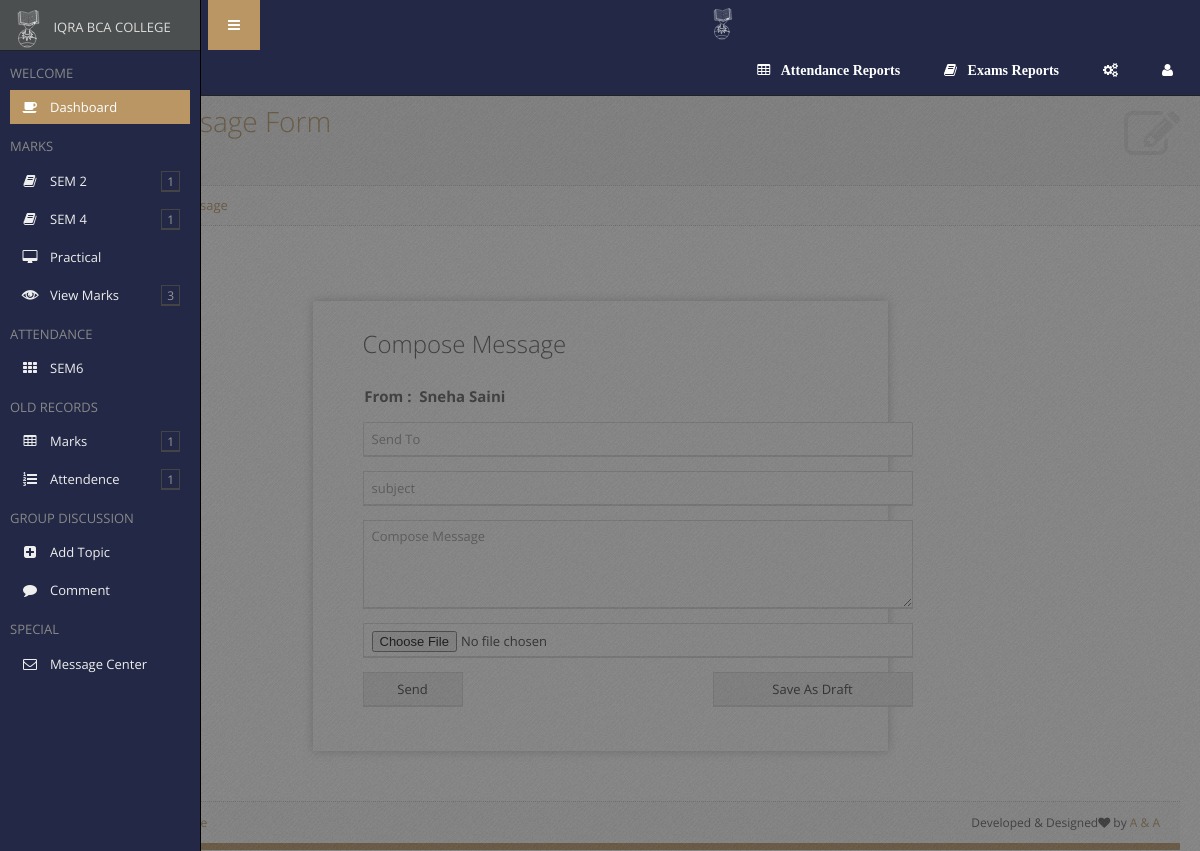
The app's page /faculty/compose.php (signed in) with its own data.
### tables this page shows
CREATE TABLE `subject_tbl` (
  `subid` int(11) NOT NULL AUTO_INCREMENT,
  `scode` int(11) NOT NULL,
  `sname` varchar(50) NOT NULL,
  `sem` int(11) NOT NULL,
  `fid` int(11) DEFAULT NULL,
  PRIMARY KEY (`subid`)
);

CREATE TABLE `faculty_sem_tbl` (
  `fsid` int(11) NOT NULL AUTO_INCREMENT,
  `year` varchar(10) NOT NULL,
  `sem` int(11) DEFAULT NULL,
  `fid` int(11) NOT NULL,
  PRIMARY KEY (`fsid`)
);

CREATE TABLE `faculty_tbl` (
  `fid` int(11) NOT NULL AUTO_INCREMENT,
  `fname` varchar(15) NOT NULL,
  `lname` varchar(15) NOT NULL,
  `dob` date NOT NULL,
  `gender` varchar(6) NOT NULL,
  `doj` date NOT NULL,
  `emailid` text NOT NULL,
  `photo` varchar(100) NOT NULL,
  PRIMARY KEY (`fid`)
);

### faculty/compose.php (the view, shortened to what this page needs)
<?php
include("page_content/frmheader.php");
	if(isset($_REQUEST["eid"]))	{
        $r=mysql_fetch_object(mysql_query("select * from mail_from_tbl where mfid=".$_REQUEST["eid"]));
        $subject=$r->subject;
		$description=$r->description;
        $file1=$r->attach;
        $id=$r->$pk;
	}else{
        $subject="";
		$description="";
	}
?>
	<div class="row" >
		<div class="col-sm-6 col-sm-offset-3">
			<div class="block" style="padding:10px 50px 30px 50px;border: none;box-shadow:0 0 10px silver;margin:50px 0">
				<form method="post" enctype="multipart/form-data" id="form1">
							  <h3>Compose Message</h3><br>
                    <div class="form-group">
						<div class="input-group">
							  <b style="font-size:15px;margin-left:-10px;">&nbsp;&nbsp;&nbsp;From :&nbsp;&nbsp;<?php $f=mysql_fetch_object(mysql_query("select * from faculty_tbl where fid=".$_SESSION["fid"])); echo $f->fname." ".$f->lname;?></b>
						</div>
					</div>
					<div class="form-group" >
						<div class="input-group">
						</div>
					</div>
					<div class="form-group">
						<div class="input-group">
							<input style="width:550px;" type="text"  id="example-username" name="subject" class="form-control" placeholder="subject" value="<?= $subject?>" data-bvalidator="required">
						</div>
					</div>
                    <div class="form-group">
						<div class="input-group">
							<textarea style="width:550px;" id="compose-message" name="description" rows="4" class="form-control" data-bvalidator="required"  placeholder="Compose Message"><?= $description?></textarea>
						</div>
					</div>
					<div class="form-group">
						<div class="input-group">
							<input type="file" id="example-email"  name="file1" class="form-control" style="width:550px;">
						</div>
					</div>
					<div class="form-group">
						<div class="input-group">
							<input type="submit" style="width:100px;" name="sbtn" data-toggle='tooltip' title='Send' class="btn btn-default form-control" value="Send" >
                            <input type="submit" data-toggle='tooltip' title='Save As Draft' name="dbtn" class="btn btn-default form-control" Value="Save As Draft" style="position:absolute;width:200px;margin:-34px 0 34px 350px">
						</div>
					</div>
				</form>
			</div>
		</div>
	</div>
<?php include("page_content/frmfooter.php");
?>

### faculty/page_content/left-side.php (shortened to what this page needs)
 <div id="sidebar-left" class="enable-hover">
  <div class="sidebar-content">
    <form action="page_ready_search_results.html" method="post" class="sidebar-search"><img src="img/iqra.svg" width="45" height="auto" alt="">
      IQRA BCA COLLEGE
    </form>
    <div class="sidebar-left-scroll">
      <ul class="sidebar-nav">
        <li>
          <h2 class="sidebar-header">Welcome</h2>
        </li>
        <li> <a href="index.php" class=" active"><i class="icon-coffee"></i>Dashboard</a> </li>
          <?php  include("DatabaseFiles/cn.php");
                $flag=0;
              $d=mysql_query("select * from student_sem_tbl where year='".$_SESSION["year"]."' group by sem");
              while($d1=mysql_fetch_object($d))
              { if($d1->sem!=null && $d1->sem%2==0){
              $flag++;
              }}
              if($flag!=0)
              {
                $s=mysql_query("select * from subject_tbl where sem%2=0 AND fid=".$_SESSION["fid"]." group by sem");
              }else
              {
                $s=mysql_query("select * from subject_tbl where sem%2!=0 AND fid=".$_SESSION["fid"]." group by sem");
              }
                $s2=mysql_fetch_object($s);
                if($s2)
                {?>
               <li>
                  <h2 class="sidebar-header"> Marks</h2>
               </li>
            <?php
                if($flag!=0)
                {
                    $s=mysql_query("select * from subject_tbl where sem%2=0 AND fid=".$_SESSION["fid"]." group by sem");
                }
                else
                {
                    $s=mysql_query("select * from subject_tbl where sem%2!=0 AND fid=".$_SESSION["fid"]." group by sem");
                }
                while($s1=mysql_fetch_object($s))
                 {
            ?>   <li><a href="#" class="menu-link"><i class="icon-book"></i>SEM <?= $s1->sem?></a>
                 <ul><?php
                       $r=mysql_query("select * from subject_tbl where fid=".$_SESSION["fid"]." AND sem=".$s1->sem);
                        while($r1=mysql_fetch_object($r))
                        {
                     ?>
                  <li><a href='exam_subject_form.php?subid=<?= $r1->subid?>'><?= $r1->sname?></a></li><?php }?></ul></li>
                <?php }?>
                 <li><a href='practical.php'><i class="icon-desktop"></i>Practical</a></li>
           <li> <a href='#' class="menu-link"><i class="glyphicon-eye_open"></i>View Marks</a>
          </li>
            <?php } if($_SESSION["sem"]!=""){?>
             <li>
                  <h2 class="sidebar-header">Attendance</h2>
             </li>
            <?php
                $r=mysql_query("select faculty_sem_tbl.* from login_tbl inner join faculty_sem_tbl where login_tbl.fid=faculty_sem_tbl.fid AND faculty_sem_tbl.sem=".$_SESSION["sem"]." AND faculty_sem_tbl.year='".$_SESSION["year"]."'");
                while($r1=mysql_fetch_object($r))
                {
            ?>
          <li> <a href="attendence_form.php"><i class="icon-th"></i>SEM<?= $r1->sem?></a></li>
         <?php }if($_SESSION["sem"]!=6){?>
          <?php }} if(isset($_SESSION["ffid"])){?>
            <li>
                <h2 class="sidebar-header">Old Records</h2>
            </li>
            <li> <a href='#' class="menu-link"><i class="icon-table"></i>Marks</a>
            </li>
            <li> <a href='#' class="menu-link"><i class="icon-list-ol"></i>Attendence</a>
            </li> <?php }if(!$s2){?>
                <li>
                  <h2 class="sidebar-header"> Marks</h2>
               </li>
            <li><a href='practical.php'><i class="icon-desktop"></i>Practical</a></li><?php }?>
          <li>
          <h2 class="sidebar-header">Group Discussion</h2>
          </li>
          <li> <a href='add_topic_form.php' class=""><i class="icon-plus-sign-alt"></i>Add Topic</a></li>
          <li> <a href='topic_comment_list.php' class=""><i class="icon-comment"></i>Comment</a></li>
          <li>
          <h2 class="sidebar-header">Special</h2>
          </li>
          <li> <a href='message_center.php' class=""><i class="icon-envelope-alt"></i>Message Center</a></li>
      </ul>
    </div>
  </div>
</div>

### faculty/css/main-1.03.css (style rules this page uses)
body { font-family:"Open Sans","Helvetica Neue",Helvetica,Arial,sans-serif;color:#555;font-size:13px;background:#454545 url(../img/template/bg.png) top left repeat }
header,#sidebar-left,#sidebar-right,#fx-container { -moz-transition:all .3s ease-out;-webkit-transition:all .3s ease-out;transition:all .3s ease-out }
header,#sidebar-left,#sidebar-right { -webkit-transform:translateZ(0);transform:translateZ(0) }
#sidebar-left,#sidebar-right { width:201px;top:0;bottom:0;z-index:1039;position:fixed;overflow:hidden;background-color:#222845 }
#sidebar-left { left:-201px;border-right:1px solid #000 }
.sidebar-left-open .sidebar-nav li a.active { margin-left:0;margin-right:0;padding:0 10px }
.sidebar-left-open #sidebar-left,.sidebar-left-open #sidebar-left.enable-hover { left:0 }
.sidebar-content { width:200px;color:#ddd }
.sidebar-search { height:51px;padding:5px;background:#4c4f4f;border-bottom:1px solid #222 }
.sidebar-header { margin:15px 0 10px;padding:0;color:#888;font-size:13px;font-weight:400;text-transform:uppercase }
.sidebar-nav { list-style:none;margin:0 10px;padding:0 }
.sidebar-nav li a { display:block;color:#eee;padding:0 10px;min-height:34px;line-height:34px;text-decoration:none;margin-top:4px }
.sidebar-nav a>i { width:20px;text-align:center;display:inline-block;margin:0 10px 0 0;font-size:14px }
.sidebar-nav li a.active { margin-left:-10px;margin-right:-10px;padding-left:20px }
.sidebar-nav li a.active,.sidebar-nav li>ul a.active:hover { color:#fff;background-color:#b99663 }
.block { margin:0 0 20px;padding:20px 20px 1px;background-color:#fff }
.block .block { border:1px solid #d9d9d9;-webkit-box-shadow:0 1px #d9d9d9;box-shadow:0 1px #d9d9d9 }
h1,h2,h3,h4,h5,h6,.h1,.h2,.h3,.h4,.h5,.h6 { font-family:"Open Sans","Helvetica Neue",Helvetica,Arial,sans-serif;font-weight:300 }
a { color:#b99663 }
input[type=file] { padding-top:7px }
.form-control { font-size:13px;padding:6px 8px;color:#333;border-color:#d9d9d9;border-radius:0!important;box-shadow:0 1px 0 #d9d9d9;box-shadow:0 1px 0 #d9d9d9 }
input[type=text].form-control,input[type=password].form-control,input[type=email].form-control,textarea.form-control { -webkit-appearance:none }
.btn { margin:1px 0;border-radius:0!important }
.navbar .btn,.block-options .btn,.input-group .btn,.modal-content .btn { margin-top:0;margin-bottom:0 }
.btn-default,.btn-default:hover,.btn-default:focus,.btn-default:active,.btn-default.active,.open .dropdown-toggle.btn-default,.btn-default.disabled,.btn-default[disabled],fieldset[disabled] .btn-default,.btn-default.disabled:hover,.btn-default[disabled]:hover,fieldset[disabled] .btn-default:hover,.btn-default.disabled:focus,.btn-default[disabled]:focus,fieldset[disabled] .btn-default:focus,.btn-default.disabled:active,.btn-default[disabled]:active,fieldset[disabled] .btn-default:active,.btn-default.disabled.active,.btn-default[disabled].active,fieldset[disabled] .btn-default.active { background-color:#eee;border-color:#d9d9d9;-webkit-box-shadow:0 1px 0 #d9d9d9;box-shadow:0 1px 0 #d9d9d9 }
.row { margin-right:-5px;margin-left:-5px }
.col-xs-1,.col-xs-2,.col-xs-3,.col-xs-4,.col-xs-5,.col-xs-6,.col-xs-7,.col-xs-8,.col-xs-9,.col-xs-10,.col-xs-11,.col-xs-12,.col-sm-1,.col-sm-2,.col-sm-3,.col-sm-4,.col-sm-5,.col-sm-6,.col-sm-7,.col-sm-8,.col-sm-9,.col-sm-10,.col-sm-11,.col-sm-12,.col-md-1,.col-md-2,.col-md-3,.col-md-4,.col-md-5,.col-md-6,.col-md-7,.col-md-8,.col-md-9,.col-md-10,.col-md-11,.col-md-12,.col-lg-1,.col-lg-2,.col-lg-3,.col-lg-4,.col-lg-5,.col-lg-6,.col-lg-7,.col-lg-8,.col-lg-9,.col-lg-10,.col-lg-11,.col-lg-12 { padding-right:5px;padding-left:5px }
.sidebar-left-scroll .sidebar-nav { padding-bottom:25px }
@media (min-width:1200px) { #sidebar-left.enable-hover { left:-196px } }
@media (min-width:1200px) { .sidebar-left-scroll .sidebar-nav { padding-bottom:0 } }

### records on screen
subject_tbl: sem "2"
subject_tbl: sem "4"
faculty_sem_tbl: sem "6"
faculty_tbl: fname "Sneha", lname "Saini"
